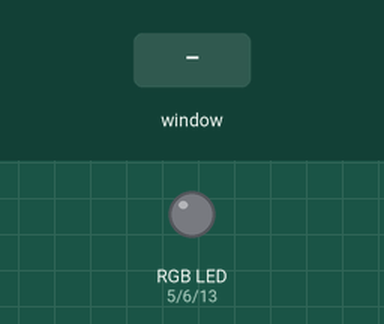
Recording of a program running on a simulated Raspberry Pi (BCM pin numbers). Parts: an RGB LED mixed from three pins (HIGH = lit). Inputs (shaded band) come from the test bench. Dim RGB values are drawn brighter than linear; the desktop window is not drawn, its controls go by their first labels and the mouse button is held 0.15 s; threads take turns every 2 ms.

Above: at 1.2 s.
1.3 s: slider 1 in the window set to 128
At 1.9 s:
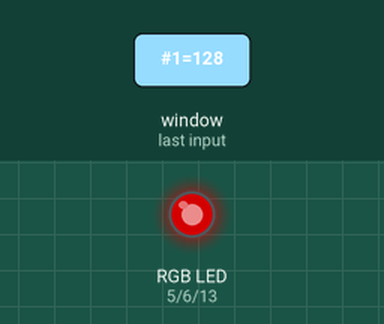
4.3 s: slider 1 in the window set to 255
At 4.9 s:
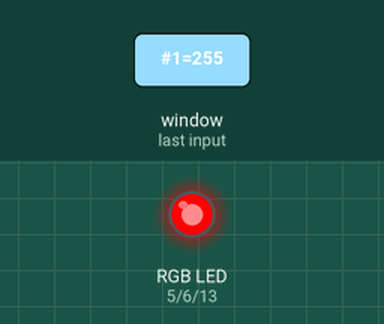
7.3 s: slider 1 in the window set to 64
10.3 s: slider 2 in the window set to 128
At 10.9 s:
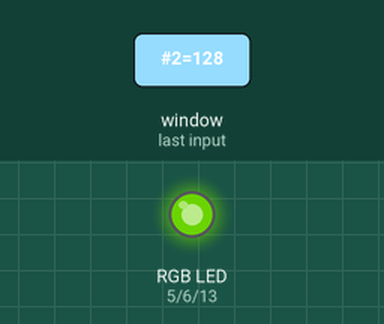
13.3 s: slider 1 in the window set to 0
At 13.7 s:
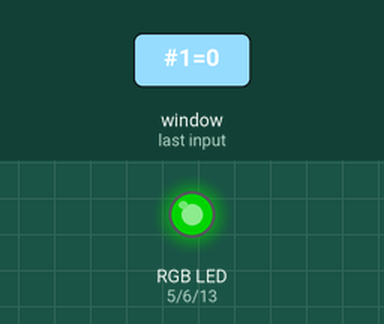
16.3 s: slider 2 in the window set to 255
Timing chart, 0 to 20.3 s (numbered marks = the images above; inputs shaded):
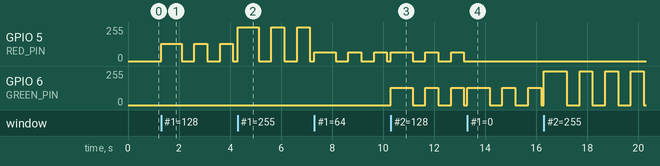

The program:

02_dynamicLed.py
```python
'''
目的：創建了一個GUI應用程序，用於控制RGB LED的顏色，並實現了閃爍效果。用戶可以通過滑桿調節紅、綠、藍三種顏色的亮度，並可以看到實時更新的RGB顏色值。閃爍效果在背景線程中運行，確保主窗口流暢響應用戶操作
'''
import RPi.GPIO as GPIO
import tkinter as tk
from time import sleep
import threading


GPIO.setwarnings(False) #關閉GPIO警告信息
GPIO.setmode(GPIO.BCM) #設置GPIO編號方式為BCM模式，按照BCM編號來控制GPIO pin腳

# GPIO 引腳
RED_PIN = 5
GREEN_PIN = 6
BLUE_PIN = 13

#將這些針腳設置為輸出模式，用於控制PWM信號
GPIO.setup(RED_PIN, GPIO.OUT)
GPIO.setup(GREEN_PIN, GPIO.OUT)
GPIO.setup(BLUE_PIN, GPIO.OUT)

# 初始化PWM #在紅綠藍 針腳上初始化PWM信號，頻率為1000 Hz
r = GPIO.PWM(RED_PIN, 1000)
g = GPIO.PWM(GREEN_PIN, 1000)
b = GPIO.PWM(BLUE_PIN, 1000)

#啟動PWM信號，初始佔空比為0，即LED最初是關閉的
r.start(0) #close
g.start(0) #close
b.start(0) #close

# 更新RGB值函式
def update_rgb(value):
    """透過滑桿的數值 來決定 RGB燈泡的光色"""
    red_value = scale_red.get() # 獲取紅色滑桿的當前值
    green_value = scale_green.get() # 獲取綠色滑桿的當前值
    blue_value = scale_blue.get() # 獲取藍色滑桿的當前值

    # 將滑桿值轉換為佔空比並更新PWM信號，從而調整LED亮度
    r.ChangeDutyCycle(red_value * 100 / 255)
    g.ChangeDutyCycle(green_value * 100 / 255)
    b.ChangeDutyCycle(blue_value * 100 / 255)

    # 更新顯示RGB值的標籤
    rgb_display.set(f'RGB: ({red_value}, {green_value}, {blue_value})')

# 想要有閃爍效果 => 設定閃爍效果函式
def flash_effect():
    """閃爍函式設定"""
    global flashing, flash_on # 全域變數
    if flashing: # 是否有這個值
        red_value = scale_red.get() #取的紅色的值
        green_value = scale_green.get()  #取的綠色的值
        blue_value = scale_blue.get() #取的藍色的值


        if flash_on:  #根據flash_on狀態切換LED的開關狀態
            r.ChangeDutyCycle(0)
            g.ChangeDutyCycle(0)
            b.ChangeDutyCycle(0)
        else:
            r.ChangeDutyCycle(red_value * 100 / 255)
            g.ChangeDutyCycle(green_value * 100 / 255)
            b.ChangeDutyCycle(blue_value * 100 / 255)

        # Toggle the flash_on state
        flash_on = not flash_on

        # 設置定時器.timer來定期呼叫flash_effect函數，實現閃爍效果
        threading.Timer(flash_interval, flash_effect).start()

# 閃爍效果的參數設定
flash_interval = 0.5  # 閃爍間隔時間設為0.5秒
flashing = True  # 閃爍效果啟用
flash_on = True  # LED當前狀態為開啟

# 設置主Tkinter窗口
root = tk.Tk() #初始化Tkinter主窗口
root.title('RGB Control') #設置窗口標題
root.geometry('400x400') #設置窗口尺寸

# 創建RGB控制滑桿
scale_red = tk.Scale(root, from_=0, to=255, orient='horizontal', resolution=1, label='Red', command=update_rgb) #創建水平滑塊，用於調節RGB顏色的紅、綠、藍分量 #每當滑塊值改變時，調用update_rgb函數更新顏色
scale_red.pack(pady=10)

scale_green = tk.Scale(root, from_=0, to=255, orient='horizontal', resolution=1, label='Green', command=update_rgb)
scale_green.pack(pady=10)

scale_blue = tk.Scale(root, from_=0, to=255, orient='horizontal', resolution=1, label='Blue', command=update_rgb)
scale_blue.pack(pady=10)

# 顯示RGB顏色值的標籤
rgb_display = tk.StringVar() #創建一個StringVar對象，用於顯示RGB值
rgb_display.set('RGB:(0,0,0)')
label = tk.Label(root, textvariable=rgb_display) #創建一個標籤，顯示RGB顏色值
label.pack(pady=10) #將標籤添加到窗口中，並設置垂直間距

# 啟動Tkinter事件循環
try:
    # 啟動一個新線程來處理閃爍效果，設置為守護線程，這樣主程序退出時該線程也會自動退出
    threading.Thread(target=flash_effect, daemon=True).start()

    # 啟動Tkinter主事件循環，處理用戶輸入和其他事件
    root.mainloop()

except KeyboardInterrupt: #捕獲用戶中斷程序的情況，並打印消息
    print("Program interrupted by user")

finally:
    # 塊中的代碼確保無論如何都會執行，停止PWM信號並清理GPIO設置
    r.stop()
    g.stop()
    b.stop()
    GPIO.cleanup()
```

Measured:
- after the input at 1.3 s, GPIO 5 (RED_PIN): 0/255 → 128/255 at once, then repeats every 1.0 s: 0/255 0.50 s, 128/255 0.50 s
- after the input at 10.3 s, GPIO 6 (GREEN_PIN): 0/255 → 128/255 at once, then repeats every 1.0 s: 0/255 0.50 s, 128/255 0.50 s
- after the input at 13.3 s, GPIO 5 (RED_PIN): stops changing and stays 0/255
